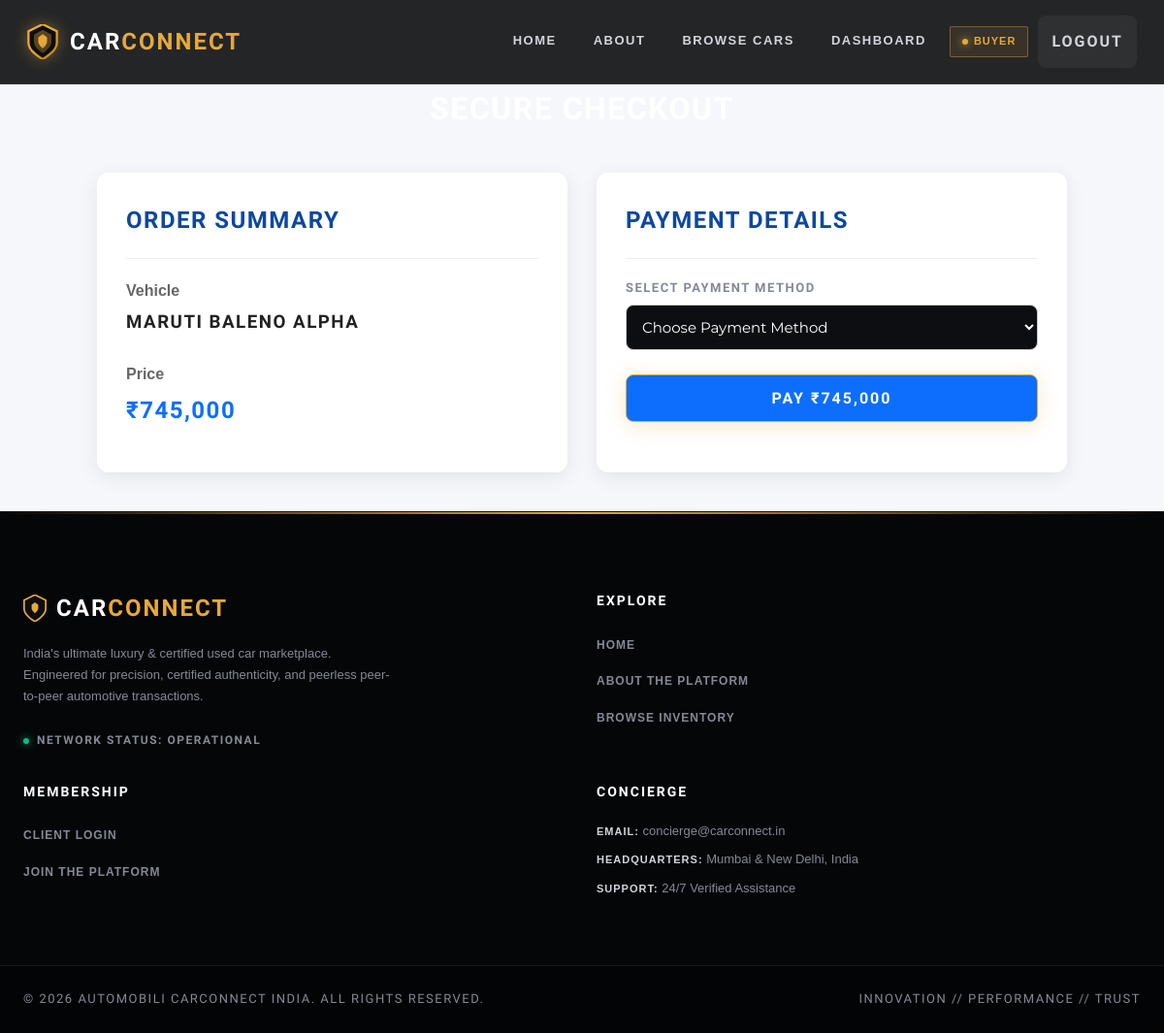
Screenshot of /buyer/checkout.php?id=8 (signed in) with the database file from the repository.
### tables this page shows
CREATE TABLE `car_listings` (
  `id` int(11) NOT NULL,
  `seller_id` int(11) NOT NULL,
  `category_id` int(11) DEFAULT NULL,
  `make` varchar(100) NOT NULL,
  `model` varchar(100) NOT NULL,
  `year` int(11) NOT NULL,
  `price` decimal(12,2) NOT NULL,
  `mileage` int(11) DEFAULT 0,
  `fuel_type` varchar(50) DEFAULT NULL,
  `transmission` varchar(50) DEFAULT NULL,
  `description` text DEFAULT NULL,
  `image_path` varchar(255) DEFAULT NULL,
  `status` enum('pending','approved','rejected','sold') DEFAULT 'pending',
  `created_at` timestamp NOT NULL DEFAULT current_timestamp(),
  `color` varchar(30) DEFAULT NULL,
  `owner_type` varchar(30) DEFAULT NULL,
  `body_type` varchar(30) DEFAULT NULL,
  `seating_capacity` int(11) DEFAULT NULL,
  `location` varchar(100) DEFAULT NULL
);

### includes/functions.php (called while the page is built, shortened)
<?php
function e($str){
    return htmlspecialchars((string)$str, ENT_QUOTES, 'UTF-8');
}
?>

### buyer/checkout.php (the view, shortened to what this page needs)
<?php
require_once __DIR__ . "/../includes/db_connect.php";
require_once __DIR__ . "/../includes/functions.php";
require_once __DIR__ . "/../includes/header.php";
$carId = isset($_GET['id']) ? (int)$_GET['id'] : 0;
$stmt = mysqli_prepare($conn,"
SELECT id,seller_id,make,model,price,status
FROM car_listings
WHERE id=?
LIMIT 1
");
mysqli_stmt_bind_param($stmt,"i",$carId);
mysqli_stmt_execute($stmt);
$result = mysqli_stmt_get_result($stmt);
$car = mysqli_fetch_assoc($result);
?>
 <h1 style="text-align:center;margin-bottom:20px;">
</h1>
<div class="checkout-container">
    <div class="checkout-card">
        <h2>Order Summary</h2>
        <hr>
        <p><strong>Vehicle</strong></p>
        <h3>
            <?php echo e($car['make'])." ".e($car['model']); ?>
        </h3>
        <br>
        <p><strong>Price</strong></p>
        <h2 style="color:#0d6efd;">
            ₹<?php echo number_format($car['price']); ?>
        </h2>
    </div>
    <div class="checkout-card">
        <h2>Payment Details</h2>
        <hr>
        <form method="POST" id="paymentForm">
           <label>Select Payment Method</label>
<select
    name="payment_method"
    id="payment_method"
    class="input"
    onchange="changePayment()"
    required>
    <option value="">Choose Payment Method</option>
</select>
<button
    class="btn primary"
    id="payBtn"
    type="submit"
    style="width:100%;margin-top:25px;">
    Pay ₹<?php echo number_format($car['price']); ?>
</button>
</form>
</div>
</div>
<?php require_once __DIR__ . "/../includes/footer.php"; ?>

### assets/css/style.css (style rules this page uses)
:root { --bg: #07080a; --bg-secondary: #0d0e12; --bg-tertiary: #13141a; --card: #121317; --card-hover: #181920; --border: rgba(255, 255, 255, 0.08); --border-light: rgba(255, 255, 255, 0.15); --border-gold: rgba(229, 169, 60, 0.4); --primary: #e5a93c; --primary-hover: #f5b94d; --primary-glow: rgba(229, 169, 60, 0.25); --primary-dark: #b67f1b; --accent: #ffd000; --success: #10b981; --warning: #f59e0b; --danger: #ef4444; --text: #ffffff; --text-secondary: #d1d5db; --text-muted: #848995; --text-dark: #111827; --gold-gradient: linear-gradient(135deg, #f5b027 0%, #e5a93c 50%, #b67f1b 100%); --carbon-gradient: linear-gradient(180deg, #14151b 0%, #0a0b0e 100%); --overlay-gradient: linear-gradient(180deg, rgba(7, 8, 10, 0.7) 0%, rgba(7, 8, 10, 0.25) 40%, rgba(7, 8, 10, 0.85) 85%, #07080a 100%); --shadow-sm: 0 4px 15px rgba(0, 0, 0, 0.4); --shadow-lg: 0 15px 40px rgba(0, 0, 0, 0.6); --shadow-gold: 0 0 25px rgba(229, 169, 60, 0.2); --font-heading: 'Barlow Condensed', 'Montserrat', sans-serif; --font-body: 'Montserrat', -apple-system, BlinkMacSystemFont, 'Segoe UI', Roboto, sans-serif; --transition-fast: 0.2s cubic-bezier(0.16, 1, 0.3, 1); --transition-normal: 0.35s cubic-bezier(0.16, 1, 0.3, 1); }
*, *::before, *::after { margin: 0; padding: 0; box-sizing: border-box; scroll-behavior: smooth; }
html { font-size: 16px; background-color: var(--bg); color: var(--text); }
body { font-family: var(--font-body); background-color: var(--bg); color: var(--text); line-height: 1.6; -webkit-font-smoothing: antialiased; -moz-osx-font-smoothing: grayscale; overflow-x: hidden; }
h1, h2, h3, h4, h5, h6 { font-family: var(--font-heading); letter-spacing: 1.5px; text-transform: uppercase; font-weight: 700; color: #ffffff; }
.btn { display: inline-flex; align-items: center; justify-content: center; gap: 8px; padding: 12px 24px; font-family: var(--font-heading); font-size: 14px; font-weight: 700; letter-spacing: 2px; text-transform: uppercase; cursor: pointer; border: 1px solid transparent; background: transparent; color: #ffffff; transition: var(--transition-fast); position: relative; overflow: hidden; }
.btn.primary, .btn-gold { background: var(--gold-gradient); color: #07080a; border: 1px solid var(--primary); box-shadow: 0 4px 20px var(--primary-glow); }
label { display: block; font-family: var(--font-heading); font-size: 13px; font-weight: 700; letter-spacing: 1.5px; text-transform: uppercase; color: var(--text-muted); margin-bottom: 8px; margin-top: 18px; }
.input, input[type="text"], input[type="email"], input[type="password"], input[type="number"], select, textarea { width: 100%; padding: 14px 16px; background: #0d0e12; border: 1px solid var(--border-light); border-radius: 2px; color: #ffffff; font-family: var(--font-body); font-size: 14px; transition: var(--transition-fast); }
select { cursor: pointer; }
select option { background: #111218; color: #ffffff; }

### buyer/checkout.php (style rules this page uses)
body { background:#f5f7fb; font-family:Arial, Helvetica, sans-serif; }
.checkout-container { max-width:1000px; margin:40px auto; display:grid; grid-template-columns:1fr 1fr; gap:30px; }
.checkout-card { background:#fff; border-radius:12px; padding:30px; box-shadow:0 5px 20px rgba(0,0,0,.08); }
.checkout-card h2 { margin-bottom:15px; color:#0d47a1; }
.checkout-card h3 { margin:0; color:#222; }
.checkout-card p { color:#666; margin-bottom:5px; }
.checkout-card hr { border:none; border-top:1px solid #eee; margin:20px 0; }
label { display:block; margin-top:15px; margin-bottom:6px; font-weight:bold; }
.input { width:100%; padding:12px; border:1px solid #ccc; border-radius:8px; font-size:15px; outline:none; transition:.3s; box-sizing:border-box; }
.btn { padding:14px; border:none; border-radius:8px; cursor:pointer; font-size:16px; transition:.3s; }
.btn.primary { background:#0d6efd; color:white; }

### rows the page displays
car_listings: make "MARUTI", model "BALENO ALPHA", price "745,000"

### other values shown
$_SESSION['role'] "BUYER"
